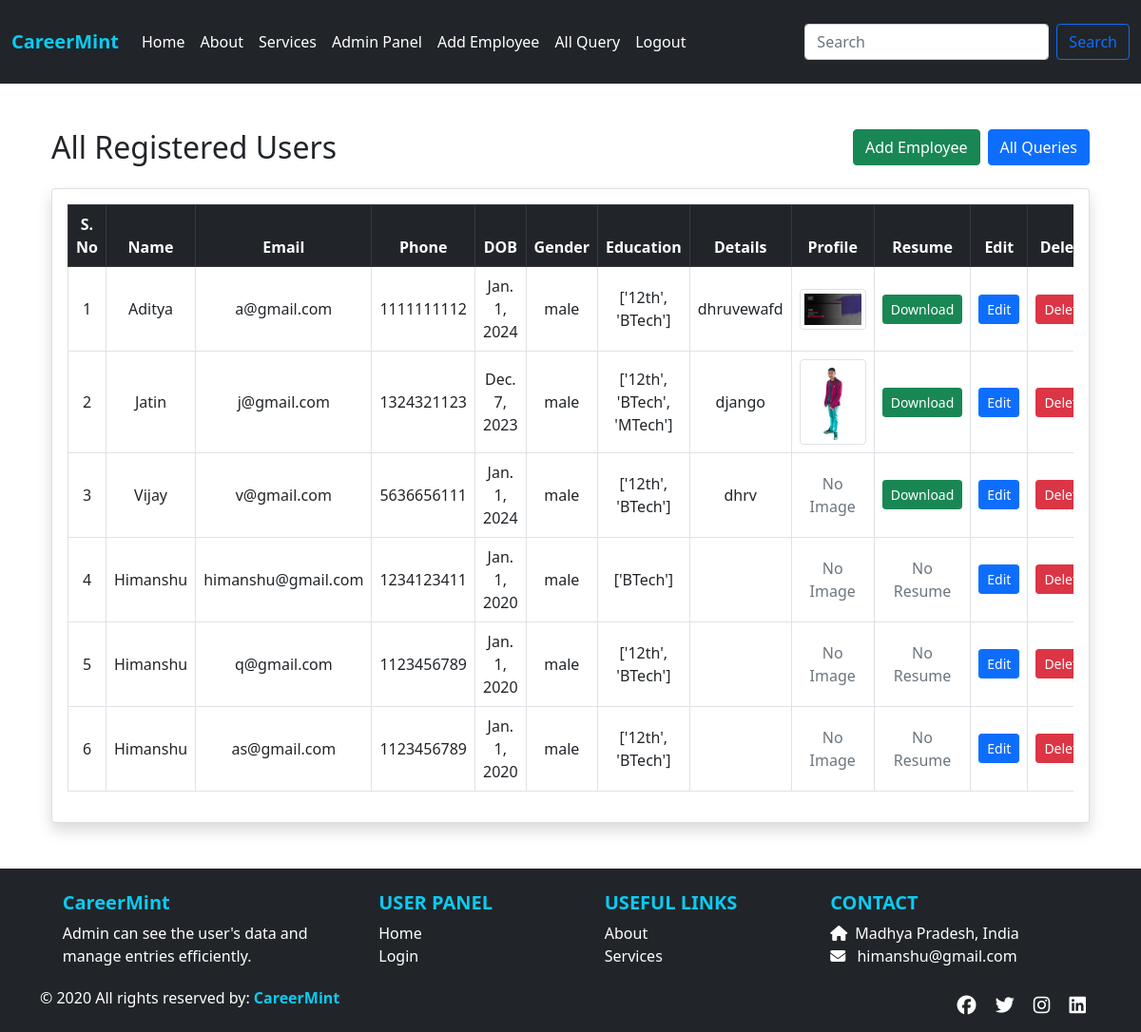
The app's page /admin_dashboard/ (signed in), older data.
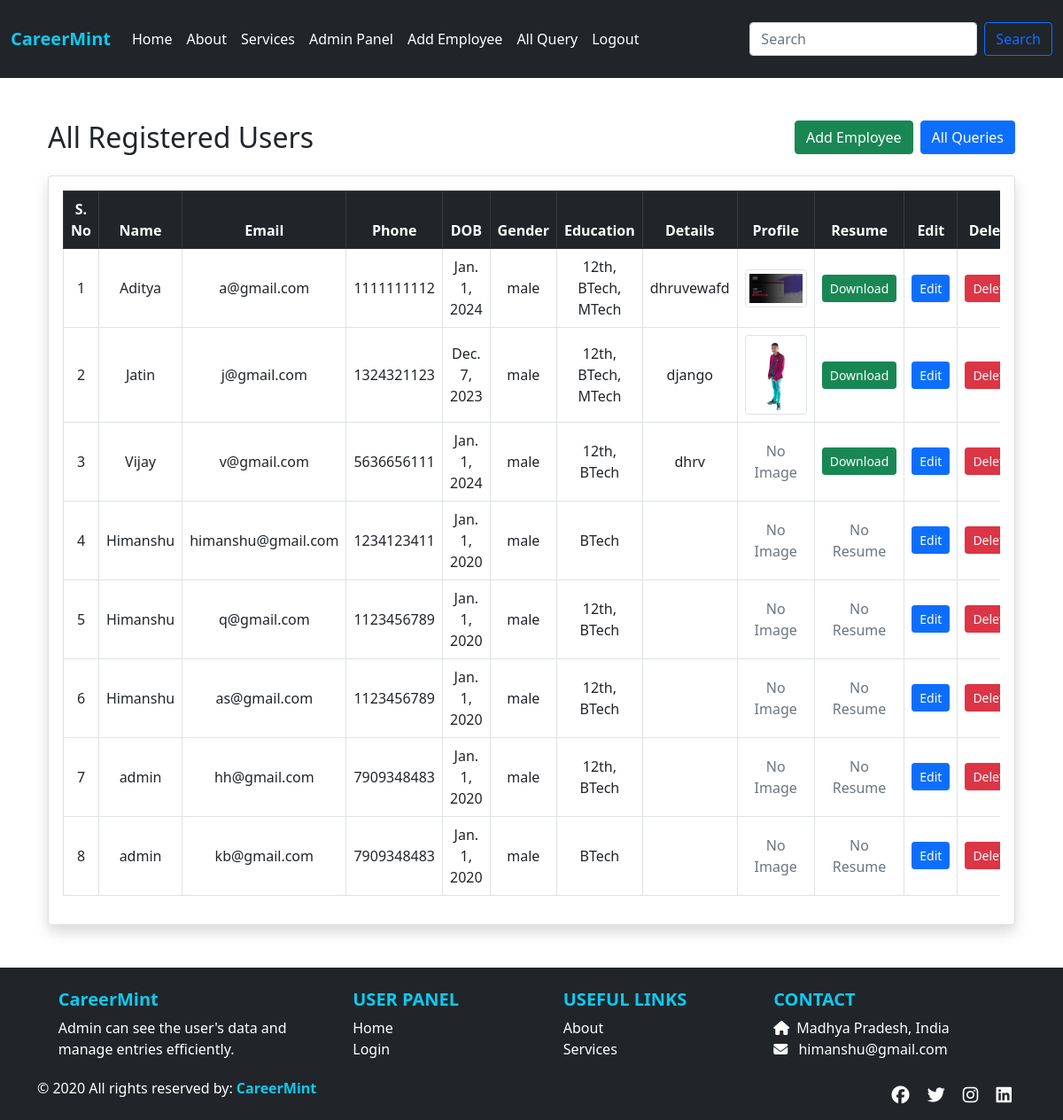
The same page, newer data.
### app/models.py (models this page shows, shortened)
class Users(models.Model):
    stuname = models.CharField(max_length=50)
    stuemail = models.EmailField()
    studetail = models.CharField(max_length=300)
    stuphone = models.BigIntegerField()
    studob = models.DateField(null=True, blank=True)
    stuedu = models.CharField(max_length=50, null=True, blank=True)
    stugender = models.CharField(max_length=50, null=True, blank=True)
    stuimage = models.ImageField(upload_to='images/', blank=True, null=True)
    sturesume = models.FileField(upload_to='files/', blank=True, null=True)
    stupass = models.CharField(max_length=50)

### app/views.py (the view)
# urls.py: path('admin_dashboard/', views.admin_dashboard, name='admin_dashboard'),
def admin_dashboard(request):
    if request.session.get('user') != 'admin':
        return redirect('login')
    users = Users.objects.all()
    return render(request, 'admin_dashboard.html', { 'users': users})

### app/templates/admin_dashboard.html (shortened to what this page needs)
{% extends "base.html" %}
{% load static %}
{% block css %}
<link rel="stylesheet" href="{% static 'css/style.css' %}">
{% endblock %}
{% block content %}
<div class="container my-5">
  <div class="d-flex flex-wrap justify-content-between align-items-center gap-3 mb-4">
    <h2 class="mb-0">All Registered Users</h2>
    <div class="d-flex gap-2">
      <a href="{% url 'registration' %}" class="btn btn-success">Add Employee</a>
      <a href="{% url 'allquery' %}" class="btn btn-primary">All Queries</a>
    </div>
  </div>
  <div class="card shadow p-3">
    <div class="table-responsive">
      <table class="table table-bordered table-hover align-middle text-center">
        <thead class="table-dark">
          <tr>
            <th>S. No</th>
            <th>Name</th>
            <th>Email</th>
            <th>Phone</th>
            <th>DOB</th>
            <th>Gender</th>
            <th>Education</th>
            <th>Details</th>
            <th>Profile</th>
            <th>Resume</th>
            <th>Edit</th>
            <th>Delete</th>
          </tr>
        </thead>
        <tbody>
          {% for user in users %}
          <tr>
            <td>{{ forloop.counter }}</td>
            <td>{{ user.stuname }}</td>
            <td>{{ user.stuemail }}</td>
            <td>{{ user.stuphone }}</td>
            <td>{{ user.studob }}</td>
            <td>{{ user.stugender }}</td>
            <td>{{ user.stuedu }}</td>
            <td>{{ user.studetail }}</td>
            <td>
              {% if user.stuimage %}
              <img src="{{ user.stuimage.url }}" alt="Profile" class="img-thumbnail" style="max-width: 70px;">
              {% else %}
              <span class="text-muted">No Image</span>
              {% endif %}
            </td>
            <td>
              {% if user.sturesume %}
              <a href="{{ user.sturesume.url }}" class="btn btn-sm btn-success" target="_blank">Download</a>
              {% else %}
              <span class="text-muted">No Resume</span>
              {% endif %}
            </td>
            <td>
              <form method="get" action="{% url 'edituser' pk=user.id %}">
                <button type="submit" class="btn btn-primary btn-sm">Edit</button>
              </form>
            </td>
            <td>
              <a href="{% url 'deleteuser' pk=user.id %}" class="btn btn-danger btn-sm" onclick="return confirm('Are you sure you want to delete this user?');">Delete</a>
            </td>
          </tr>
          {% endfor %}
        </tbody>
      </table>
    </div>
  </div>
</div>
{% endblock %}

### app/templates/base.html (shortened to what this page needs)
<!doctype html>
<html lang="en">
<head>
  <link href="https://cdn.jsdelivr.net/npm/bootstrap@5.0.2/dist/css/bootstrap.min.css" rel="stylesheet">
  {% load static %}
  {% block css %}{% endblock %}
  <link rel="stylesheet" href="https://cdnjs.cloudflare.com/ajax/libs/font-awesome/6.5.0/css/all.min.css" />
</head>
<body>
<nav class="navbar navbar-expand-lg py-4 navbar-dark bg-dark sticky-top">
  <div class="container-fluid">
    <strong class="navbar-brand fw-bold text-info">CareerMint</strong>
      <div class="collapse navbar-collapse" id="navbarSupportedContent">
  <ul class="navbar-nav me-auto mb-2 mb-lg-0">
  {% if userdata %}
    <li class="nav-item">
      <a class="nav-link active" href="{% url 'home1' pk=userdata.id %}">Home</a>
    </li>
    <li class="nav-item">
      <a class="nav-link active" href="{% url 'about1' pk=userdata.id %}">About</a>
    </li>
    <li class="nav-item">
      <a class="nav-link active" href="{% url 'service1' pk=userdata.id %}">Services</a>
    </li>
    {% if request.session.user == 'admin' %}
    <li class="nav-item">
      <a class="nav-link active" href="{% url 'admin_dashboard1' pk=userdata.id %}">Admin Dashboard</a>
    </li>
    {% else %}
    <li class="nav-item">
      <a class="nav-link active" href="{% url 'user_dashboard1' pk=userdata.id %}">User Dashboard</a>
    </li>
        <li class="nav-item">
        <a class="nav-link active" href="{% url 'userallquery' pk=userdata.id  %}">All Queries</a>
    </li>
    <li class="nav-item">
        <a class="nav-link active" href="{% url 'newquery' pk=userdata.id  %}">New Query</a>
    </li>
    {% endif %}
    <li class="nav-item">
      <a class="nav-link active" href="{% url 'logout' %}">Logout</a>
    </li>
  {% else %}
    <li class="nav-item">
      <a class="nav-link active" href="{% url 'home' %}">Home</a>
    </li>
    <li class="nav-item">
      <a class="nav-link active" href="{% url 'about' %}">About</a>
    </li>
    <li class="nav-item">
      <a class="nav-link active" href="{% url 'service' %}">Services</a>
    </li>
{% if request.session.user == 'admin' %}
    <li class="nav-item">
        <a class="nav-link active" href="{% url 'admin_dashboard' %}">Admin Panel</a>
    </li>
    <li class="nav-item">
        <a class="nav-link active" href="{% url 'registration' %}">Add Employee</a>
    </li>
    <li class="nav-item">
        <a class="nav-link active" href="{% url 'allquery' %}">All Query</a>
    </li>
{% elif request.session.user == 'student' %}
    <li class="nav-item">
        <a class="nav-link active" href="{% url 'user_dashboard1' pk=request.session.student_id %}">User Panel</a>
    </li>
{% endif %}
    <li class="nav-item">
      {% if request.session.user %}
        <a class="nav-link active" href="{% url 'logout' %}">Logout</a>
      {% else %}
        <a class="nav-link active" href="{% url 'login' %}">Login</a>
      {% endif %}
    </li>
  {% endif %}
</ul>
        <form class="d-flex">
          <input class="form-control me-2" type="search" placeholder="Search" aria-label="Search">
          <button class="btn btn-outline-primary" type="submit">Search</button>
        </form>
      </div>
    </div>
  </nav>
  <main>
    <div class="container mt-4">
      {% block content %}{% endblock %}
    </div>
  </main>
  <footer id="footer" class="bg-dark text-white pt-4 pb-2">
    <div class="container text-center text-md-start">
      <div class="row">
        <div class="col-md-3 col-lg-3 col-xl-3 mx-auto mb-1">
          <h5 class="fw-bold text-info">CareerMint</h5>
          <p>Admin can see the user's data and manage entries efficiently.</p>
        </div>
        <div class="col-md-2 col-lg-2 col-xl-2 mx-auto mb-1">
          <h5 class="text-uppercase fw-bold text-info">User Panel</h5>
          <div><a href="{% url 'home' %}" class="text-white text-decoration-none">Home</a></div>
          <div><a href="{% url 'login' %}" class="text-white text-decoration-none">Login</a></div>
        </div>
        <div class="col-md-2 col-lg-2 col-xl-2 mx-auto mb-1">
          <h5 class="text-uppercase fw-bold text-info">Useful Links</h5>
          <div><a href="{% url 'about' %}" class="text-white text-decoration-none">About</a></div>
          <div><a href="{% url 'service' %}" class="text-white text-decoration-none">Services</a></div>
        </div>
        <div class="col-md-4 col-lg-3 col-xl-3 mx-auto mb-1">
          <h5 class="text-uppercase fw-bold text-info">Contact</h5>
          <div><i class="fas fa-home me-2"></i>Madhya Pradesh, India</div>
          <div><i class="fas fa-envelope me-2"></i> himanshu@gmail.com</div>
        </div>
      </div>
      <div class="row align-items-center">
        <div class="col-md-7 col-lg-8">
          <p class="text-center text-md-start">
            &copy; 2020 All rights reserved by: <strong class="text-info">CareerMint</strong>
          </p>
        </div>
        <div class="col-md-5 col-lg-4 text-center text-md-end">
          <a href="#" class="text-white me-3"><i class="fab fa-facebook fa-lg"></i></a>
          <a href="#" class="text-white me-3"><i class="fab fa-twitter fa-lg"></i></a>
          <a href="#" class="text-white me-3"><i class="fab fa-instagram fa-lg"></i></a>
          <a href="#" class="text-white me-3"><i class="fab fa-linkedin fa-lg"></i></a>
        </div>
      </div>
    </div>
  </footer>
</body>
</html>

### app/static/css/style.css (style rules this page uses)
body { display: flex; flex-direction: column; min-height: 100vh; }
main { flex: 1; }
.card { overflow: hidden; position: relative; transition: transform 0.3s ease; }

Row changes from the older to the newer data that the page shows:
changed Users "Aditya": stuedu "['12th', 'BTech']" → "12th, BTech, MTech"
changed Users "Jatin": stuedu "['12th', 'BTech', 'MTech']" → "12th, BTech, MTech"
changed Users "Vijay": stuedu "['12th', 'BTech']" → "12th, BTech"
changed Users "himanshu@gmail.com": stuedu "['BTech']" → "BTech"
changed Users "q@gmail.com": stuedu "['12th', 'BTech']" → "12th, BTech"
changed Users "as@gmail.com": stuedu "['12th', 'BTech']" → "12th, BTech"
added Users: stuname "admin", stuemail "hh@gmail.com", stuphone "7909348483", studob "Jan. 1, 2020", stugender "male", stuedu "12th, BTech", stuimage "No Image", sturesume "No Resume"
added Users: stuname "admin", stuemail "kb@gmail.com", stuphone "7909348483", studob "Jan. 1, 2020", stugender "male", stuedu "BTech", stuimage "No Image", sturesume "No Resume"
